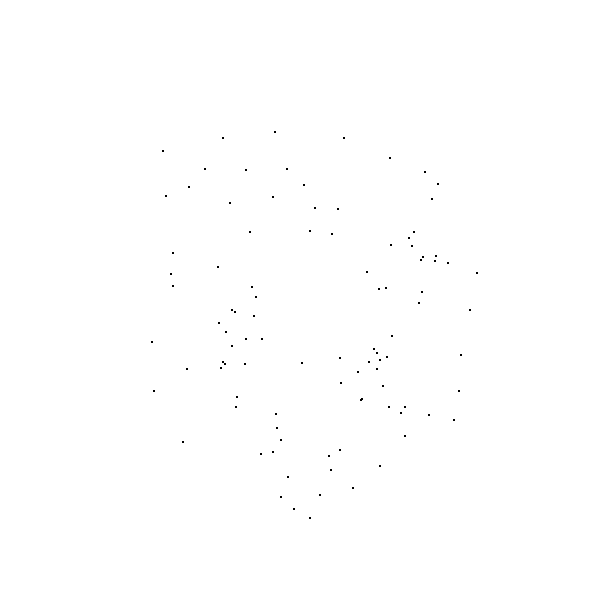
Frame 1 (no input)
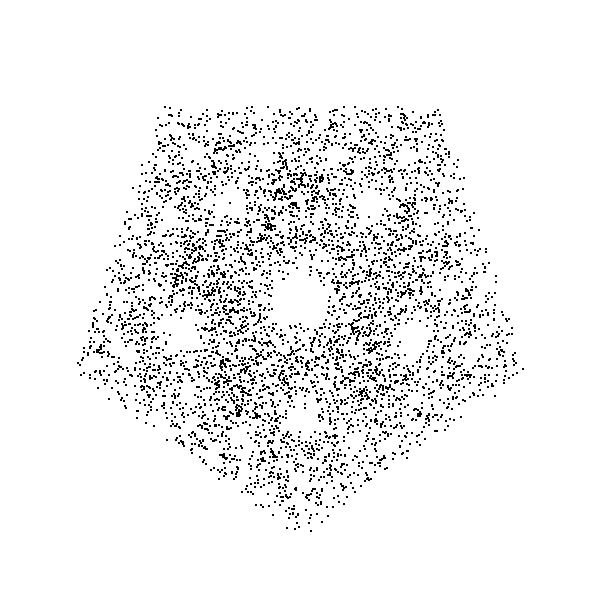
Frame 60 (the mouse pressed at the canvas centre just before this capture)
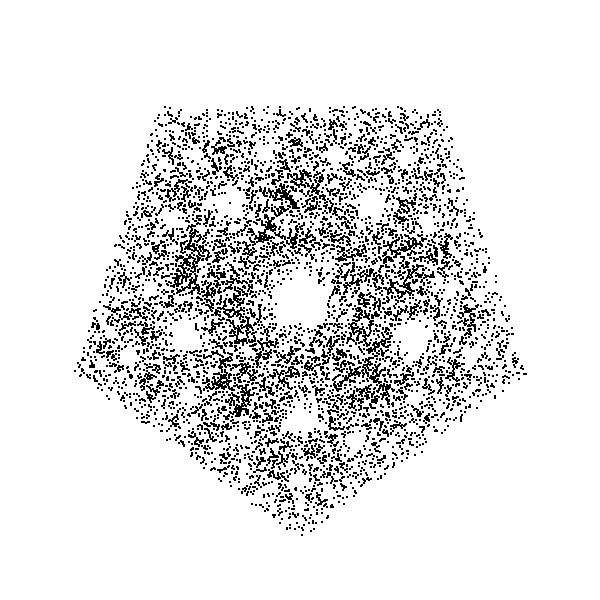
Frame 120 (the mouse held since frame 60 and released just before this capture)

The Processing sketch that drew these frames (run headless with seeded random() and noise(); from frame 60 on, the mouse is pressed at the canvas centre):

// Processing sketch: processing_147092
// ── processing_147092.pde

PVector points[] = new PVector[5];
PVector location;
int n= 0;

void setup() {

  size(600, 600);
  for (int c = 0; c < points.length; c++)
  {
    float a = c*PI*2.0/(points.length*1.0);
    float s = 0.4;
    float x = width/2+sin(a)*width*s;
    float y = height/2+cos(a)*height*s;
    points[c] = new PVector(x, y);
  }
  location = new PVector(width/2.0, height/2.0);
  background(255);
}

void draw()
{
  for (int c = 0; c< 100; c++)
  {
    n++;
    int r = int(random(points.length));
    PVector point = points[r];
    location.x = (location.x+point.x)/2.0;
    location.y = (location.y+point.y)/2.0;
    fill(0);
    rect(location.x, location.y,1,1);
  }
  println(n);
}
